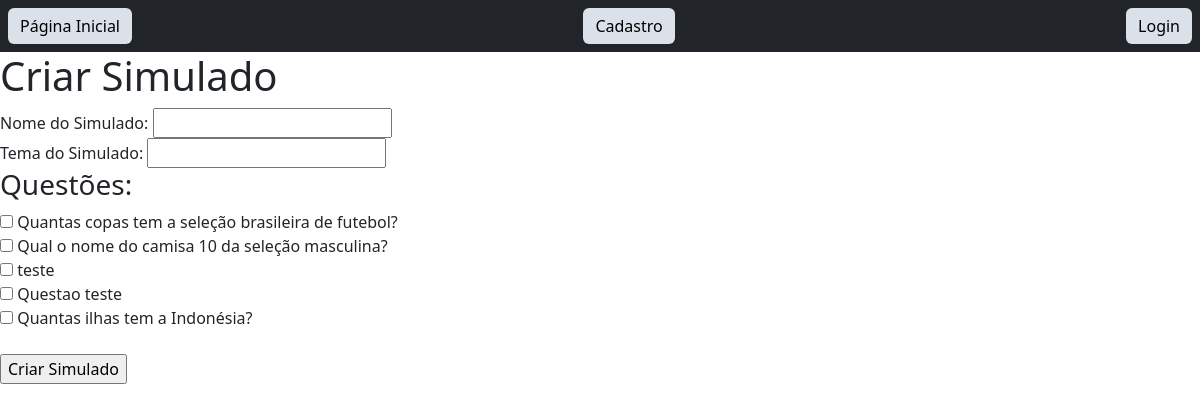
Screenshot of /criar-simulado/ with the database file from the repository.
### simulados/models.py (models this page shows, shortened)
class Questao(models.Model):
    texto_questao = models.CharField(max_length=200)
    pontuacao = models.IntegerField(default=1)

### simulados/views.py (the view, shortened to what this page needs)
# urls.py: path('criar-simulado/', views.criar_simulado, name='criar_simulado'),
def criar_simulado(request):
    questoes = Questao.objects.all()
    return render(request, 'criar_simulado.html', {'questoes': questoes})

### simulados/templates/criar_simulado.html (shortened to what this page needs)
<!DOCTYPE html>
<html>
<head>
</head>
<body>
    {% include 'navbar.html' %}
    <h1>Criar Simulado</h1>
    <form method="post">
        <label for="nome_simulado">Nome do Simulado:</label>
        <input type="text" name="nome_simulado" id="nome_simulado" required>
        <br>
        <label for="tema_simulado">Tema do Simulado:</label>
        <input type="text" name="tema_simulado" id="tema_simulado" required>
        <br>
        <h3>Questões:</h3>
        {% for questao in questoes %}
        <label>
            <input type="checkbox" name="questoes" value="{{ questao.id }}"> {{ questao.texto_questao }}
        </label>
        <br>
        {% endfor %}
        <br>
        <input type="submit" value="Criar Simulado">
    </form>
</body>
</html>

### rows the page displays
Questao: texto_questao "Quantas copas tem a seleção brasileira de futebol?"
Questao: texto_questao "Qual o nome do camisa 10 da seleção masculina?"
Questao: texto_questao "teste"
Questao: texto_questao "Questao teste"
Questao: texto_questao "Quantas ilhas tem a Indonésia?"
